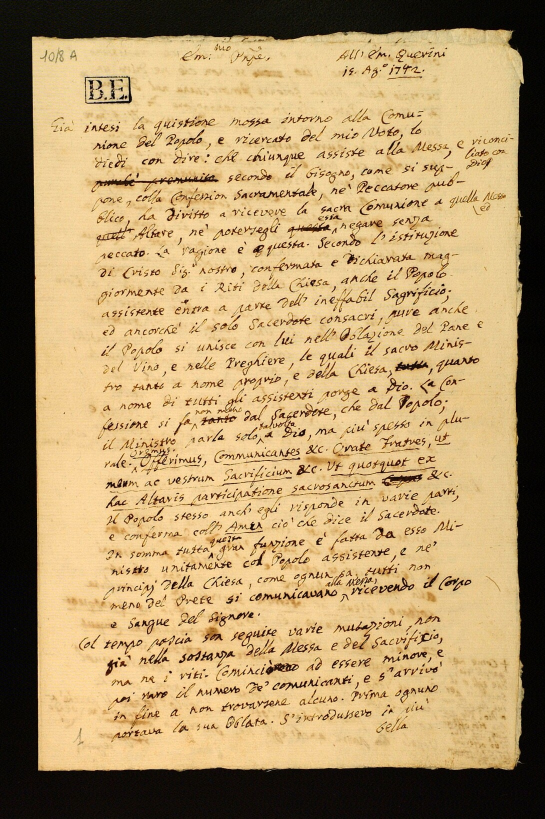
#> input picture original.jpg, 1090 x 1637 px, found by its file name (shown at 1/2 size)
$ python transformation.py
#> lines starting #> are read from the running program, lines starting #| are printed output that depends on the picture
import cv2
import numpy as np

# Load your image
image = cv2.imread('original.jpg')
#> image is the input picture: shape (1637, 1090, 3); mean B, G, R 107.9, 152.5, 179.2

# Define the four corners of the region of interest (ROI) in the original image
original_points = np.float32([[13, 53], [280, 30], [15, 370], [285, 370]])
# was [50, 50], [300, 50], [50, 300], [300, 300]]

# Define the four corners of the desired transformed ROI
transformed_points = np.float32([[0, 0], [300, 0], [0, 400], [300, 400]])
# was [0, 0], [400, 0], [0, 400], [400, 400]]

# Compute the perspective transformation matrix
perspective_matrix = cv2.getPerspectiveTransform(original_points, transformed_points)

# Apply the perspective transformation
warped_image = cv2.warpPerspective(image, perspective_matrix, (300, 400)) # was (400, 400)
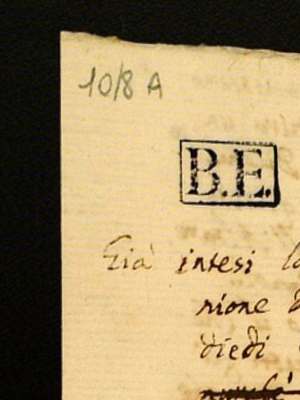
#> warped_image: shape (400, 300, 3); mean B, G, R 103.1, 142.3, 162.8

# Display the result
cv2.imshow('Warped Image', warped_image)
cv2.waitKey(0)
cv2.destroyAllWindows()

$ run again, with 089_4270.jpg copied over original.jpg
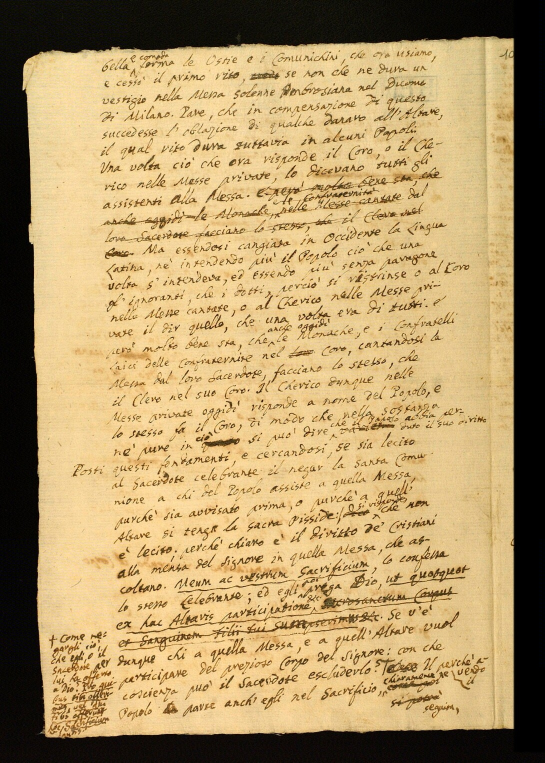
#> input picture 089_4270.jpg, 1090 x 1525 px, found by its file name (shown at 1/2 size)
#> image is the input picture: shape (1525, 1090, 3); mean B, G, R 105.6, 152.5, 178.1
#> `warped_image = cv2.warpPerspective(image, perspective_matrix, (300, 40..`:
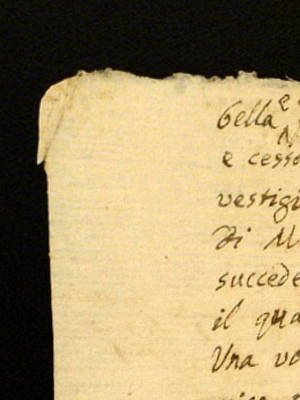
#> warped_image: shape (400, 300, 3); mean B, G, R 104.7, 144.7, 163.6

$ run again, with 089_4271.jpg copied over original.jpg
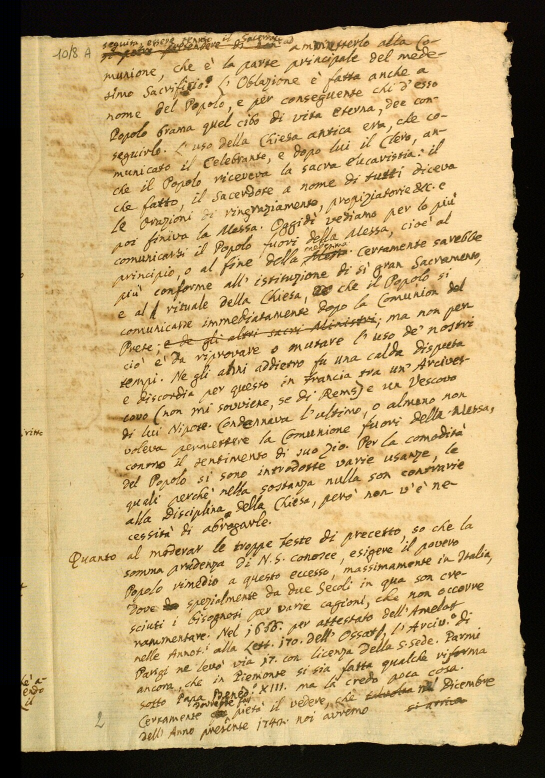
#> input picture 089_4271.jpg, 1090 x 1556 px, found by its file name (shown at 1/2 size)
#> image is the input picture: shape (1556, 1090, 3); mean B, G, R 112.5, 159.6, 184.5
#> `warped_image = cv2.warpPerspective(image, perspective_matrix, (300, 40..`:
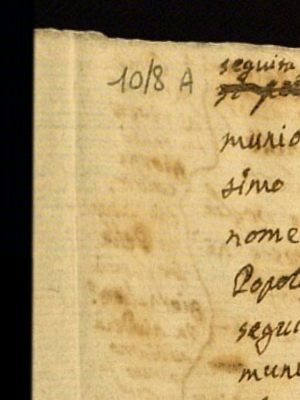
#> warped_image: shape (400, 300, 3); mean B, G, R 100.1, 146.7, 170.4

$ run again, with first_image.jpg copied over original.jpg
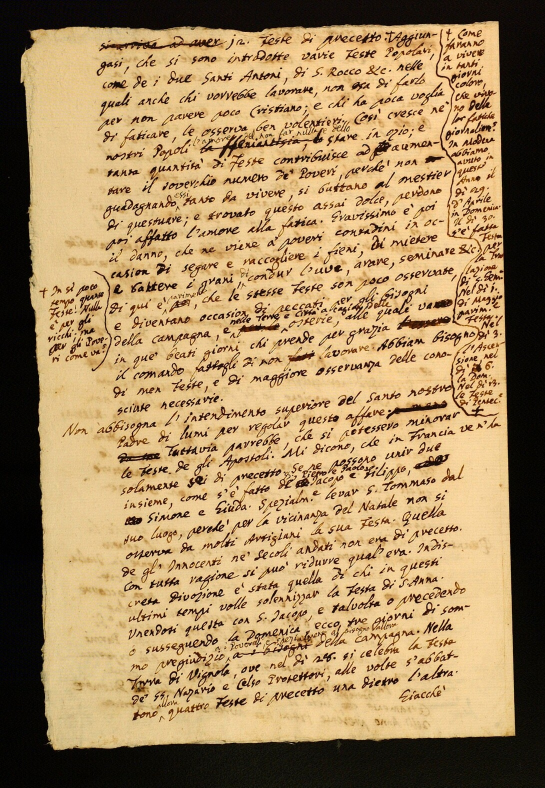
#> input picture first_image.jpg, 1090 x 1575 px, found by its file name (shown at 1/2 size)
#> image is the input picture: shape (1575, 1090, 3); mean B, G, R 97.6, 138.6, 166.4
#> `warped_image = cv2.warpPerspective(image, perspective_matrix, (300, 40..`:
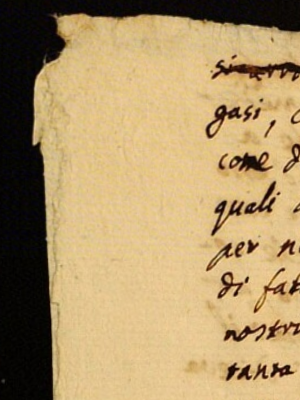
#> warped_image: shape (400, 300, 3); mean B, G, R 105, 148.6, 173.9
